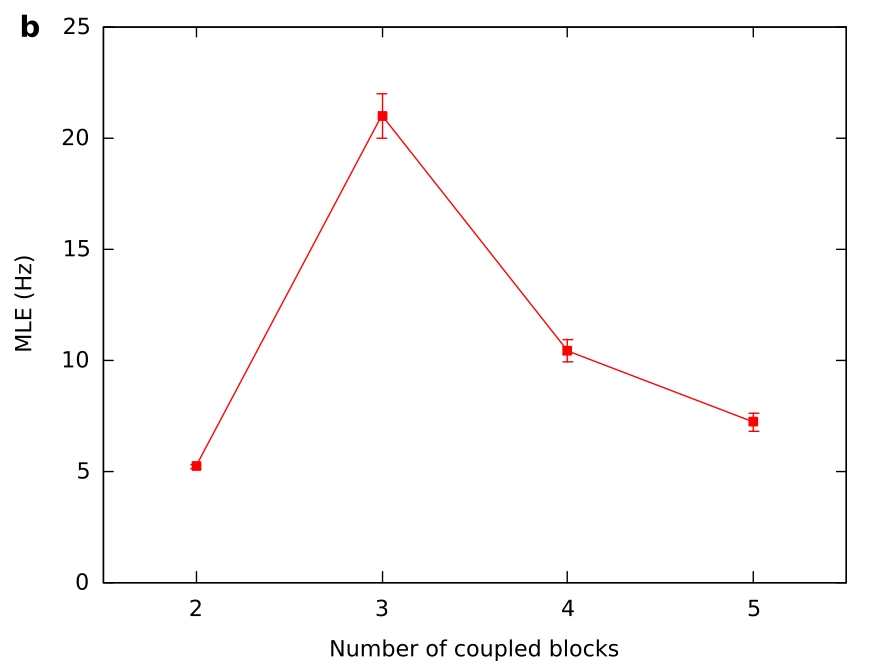

gnuplot code for this plot:
set terminal qt persist
set termoption font ",12"
set xlabel "Number of coupled blocks"
set ylabel "MLE (Hz)"
set xrange [1.5:5.5]
set yrange [0:25]
set label at graph -0.11,1 "{/:Bold b}" font ",16"
set xtics ("2" 2, "3" 3, "4" 4, "5" 5)
plot "chaos.dat" u 1:4:5 w yerr pt 5 lc "red" notitle
replot "chaos.dat" u 1:4 w l lc "red" notitle
